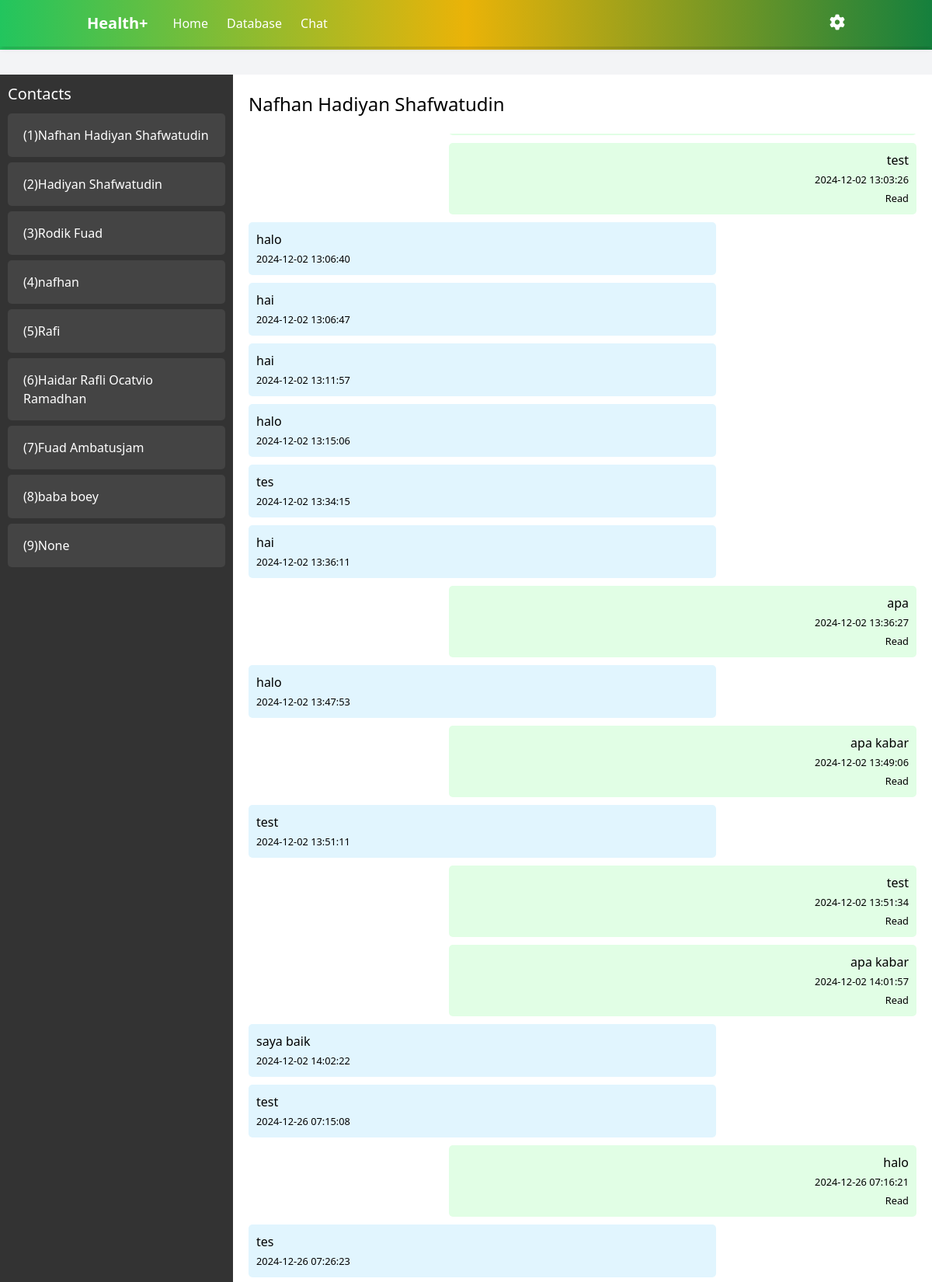
Screenshot of /chat_admin/1 (signed in, upper part) with the database file from the repository.
### app/models.py (models this page shows, shortened)
class User(db.Model, UserMixin):
    id = db.Column(db.Integer, primary_key=True)
    username = db.Column(db.String(150), unique=True, nullable=False)
    password = db.Column(db.String(150), nullable=False)

class PersonalData(db.Model):
    id = db.Column(db.Integer, primary_key=True)
    user_id = db.Column(db.Integer, db.ForeignKey('user.id'), unique=True, nullable=False)
    full_name = db.Column(db.String(100), nullable=False)
    nik = db.Column(db.String(20), nullable=False)
    domicile = db.Column(db.String(100), nullable=False)
    phone = db.Column(db.String(15), nullable=False)
    created_at = db.Column(db.DateTime, default=datetime.utcnow)
    user = db.relationship('User', backref=db.backref('personal_data', uselist=False), lazy=True)
    reservations = db.relationship('Reservation', back_populates='patient', lazy=True)

class Chat(db.Model):
    id = db.Column(db.Integer, primary_key=True)
    sender_id = db.Column(db.Integer, db.ForeignKey('user.id'), nullable=False)
    receiver_id = db.Column(db.Integer, db.ForeignKey('user.id'), nullable=False)
    message = db.Column(db.String(500), nullable=False)
    timestamp = db.Column(db.DateTime, default=lambda: datetime.now(timezone.utc))
    is_read = db.Column(db.Boolean, default=False)  # Kolom baru
    sender = db.relationship('User', foreign_keys=[sender_id])
    receiver = db.relationship('User', foreign_keys=[receiver_id])

### app/routes.py (the view, shortened to what this page needs)
@routes.route('/chat_admin', methods=['GET', 'POST'])
@routes.route('/chat_admin/<int:patient_id>', methods=['GET', 'POST'])
def chat_admin(patient_id=None):
    admin_user = User.query.filter_by(username='admin').first()
    if patient_id is None:
        first_patient = User.query.first()
        if first_patient:
            return redirect(url_for('routes.chat_admin', patient_id=first_patient.id))
    selected_patient = User.query.get_or_404(patient_id)
    messages = db.session.query(
        Chat.id,
        Chat.sender_id,
        Chat.receiver_id,
        Chat.message,
        Chat.timestamp,
        Chat.is_read,
        PersonalData.full_name
    ).join(
        PersonalData,
        (Chat.sender_id == PersonalData.user_id) | (Chat.receiver_id == PersonalData.user_id)
    ).filter(
        ((Chat.sender_id == current_user.id) & (Chat.receiver_id == patient_id)) |
        ((Chat.sender_id == patient_id) & (Chat.receiver_id == current_user.id))
    ).all()
    unread_messages = Chat.query.filter_by(receiver_id=current_user.id, sender_id=patient_id, is_read=False).all()
    for msg in unread_messages:
        msg.is_read = True
    db.session.commit()
    users = User.query.filter(User.username != 'admin').all()
    new_messages = len(messages) > 0
    return render_template('chat_admin.html', messages=messages, selected_patient=selected_patient, users=users, admin_user=admin_user, new_messages=new_messages)

### templates/chat_admin.html (shortened to what this page needs)
{% extends 'base_admin.html' %}
{% block content %}
<div class="chat-container">
    <header class="bg-gradient-to-r from-green-500 via-yellow-500 to-green-700 text-white shadow-md py-4 fixed w-full top-0 z-10">
        <div class="container mx-auto flex justify-between items-center px-6 space-x-8">
            <div class="flex items-center space-x-8">
                <a href="{{ url_for('routes.home_admin') }}" class="font-bold text-xl whitespace-nowrap">Health+</a>
                <nav class="flex space-x-6 items-center">
                    <a href="{{ url_for('routes.home_admin') }}" class="hover:underline">Home</a>
                    <a href="{{ url_for('routes.database') }}" class="hover:underline">Database</a>
                    <a href="{{ url_for('routes.chat_admin') }}" class="hover:underline">Chat</a>
                </nav>
            </div>
            <div class="relative">
                <button id="settingsButton" class="focus:outline-none">
                    <i id="settingsIcon" class="fa fa-cog text-xl cursor-pointer"></i>
                </button>
            </div>
        </div>
    </header>
    <div class="sidebar">
        <h3 class="sidebar-title">Contacts</h3>
        <ul class="contact-list">
            {% for user in users %}
                <li class="contact-item" style="margin-bottom: 7px;">
                    <a href="{{ url_for('routes.chat_admin', patient_id=user.id) }}">
                        <div class="chat-header-box" style=" color: white; padding: 8px; margin: bottom 10px;; ">
                            <h4>({{ user.personal_data.id }}){{ user.personal_data.full_name }}</h4>
                        </div>
                    </a>
                </li>
            {% endfor %}
        </ul>
    </div>
    <div class="chat-area">
        <div class="chat-header">
            <h3>{{ selected_patient.personal_data.full_name }}</h3>
        </div>
        <div class="chat-messages chat-scroll" id="chat-messages">
            {% for message in messages %}
                <div class="message-chat {{ 'sent-admin' if message.sender_id == admin_user.id else 'received' }}">
                    <p>{{ message.message }}</p>
                    <small>
                        <span>{{ message.timestamp.strftime('%Y-%m-%d %H:%M:%S') }}</span><br>
                        {% if message.sender_id == admin_user.id and message.is_read %}
                            <span>Read</span>
                        {% endif %}
                    </small>
                </div>
            {% endfor %}
        </div>
    </div>
</div>
{% endblock %}

### rows the page displays
User: personal_data.id "1", personal_data.full_name "Nafhan Hadiyan Shafwatudin"
User: personal_data.id "2", personal_data.full_name "Hadiyan Shafwatudin"
User: personal_data.id "3", personal_data.full_name "Rodik Fuad"
User: personal_data.id "4", personal_data.full_name "nafhan"
User: personal_data.id "5", personal_data.full_name "Rafi"
User: personal_data.id "6", personal_data.full_name "Haidar Rafli Ocatvio Ramadhan"
User: personal_data.id "7", personal_data.full_name "Fuad Ambatusjam"
User: personal_data.id "8", personal_data.full_name "baba boey"
User: personal_data.id "9", personal_data.full_name "None"
PersonalData: personal_data.full_name "Nafhan Hadiyan Shafwatudin"
Chat: message "test", timestamp "2024-12-02 13:03:26", shows "Read"
Chat: message "halo", timestamp "2024-12-02 13:06:40"
Chat: message "hai", timestamp "2024-12-02 13:06:47"
Chat: message "hai", timestamp "2024-12-02 13:11:57"
Chat: message "halo", timestamp "2024-12-02 13:15:06"
Chat: message "tes", timestamp "2024-12-02 13:34:15"
Chat: message "hai", timestamp "2024-12-02 13:36:11"
Chat: message "apa", timestamp "2024-12-02 13:36:27", shows "Read"
Chat: message "halo", timestamp "2024-12-02 13:47:53"
Chat: message "apa kabar", timestamp "2024-12-02 13:49:06", shows "Read"
Chat: message "test", timestamp "2024-12-02 13:51:11"
Chat: message "test", timestamp "2024-12-02 13:51:34", shows "Read"
Chat: message "apa kabar", timestamp "2024-12-02 14:01:57", shows "Read"
Chat: message "saya baik", timestamp "2024-12-02 14:02:22"
Chat: message "test", timestamp "2024-12-26 07:15:08"
Chat: message "halo", timestamp "2024-12-26 07:16:21", shows "Read"
Chat: message "tes", timestamp "2024-12-26 07:26:23"
